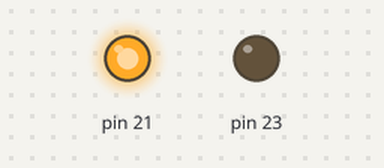
Recording of a program running on a simulated Raspberry Pi (header pin numbers), started with the argument 0. Shown: output pins drawn as LEDs (lit = HIGH). What the program prints to the terminal is not drawn. At 0.0 s the program stops and its outputs stay as they are.

Above: at 0.1 s.
Timing chart, 0 to 1.5 s (numbered marks = the images above):
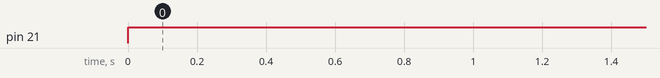

Measured:
- by itself, pin 21: LOW → HIGH at 0.00 s

The program:

set_KWL.py
```python
#!/usr/bin/python
# coding=utf-8
#
# Skript um die Wohnraumlüftung zu steuern
#   die Relais sind LOW-aktiv
#
#   Derzeit sind nur die Stufen 0 & 3 implementiert; bei den anderen werden alle Relais auf HIGH gesetzt (somit wieder Stufe 1)
import RPi.GPIO as GPIO
import time
import sys


# Pin Nummern vervenden statt GPIO Nummern
GPIO.setmode(GPIO.BOARD)
GPIO.setwarnings(False)

# Set all relevant Pins to "HIGH" which switches all of - then CWL runs in level "1"
GPIO.setup(23, GPIO.OUT)
GPIO.output(23, GPIO.HIGH)
GPIO.setup(21, GPIO.OUT)
GPIO.output(21, GPIO.HIGH)

Pin = ""
KWL_Stufe = int(sys.argv[1])
if KWL_Stufe == 0:
  Pin = 23
  print("Pin", Pin," auf low")
  GPIO.output(Pin, GPIO.LOW)

#elif KWL_Stufe == 1:
#elif KWL_Stufe == 2:
elif KWL_Stufe == 3:
  Pin = 21
  print("Pin", Pin," auf low")
  GPIO.output(Pin, GPIO.LOW)
else:
  print("Nothing to do at the moment")

print("end")
```
